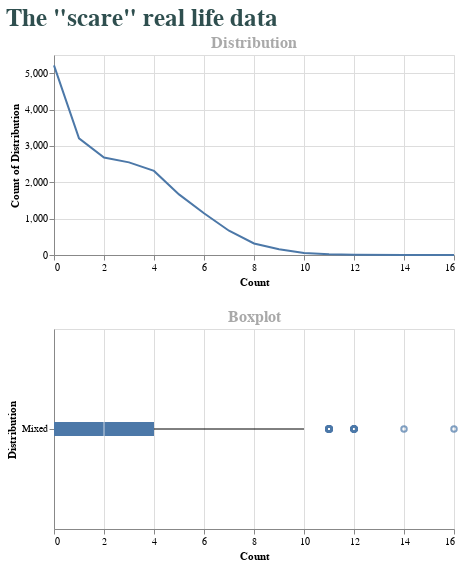

Notebook cell for this chart:
### Code cell
base = (
    alt.Chart(source)
    .transform_filter(alt.datum.distribution == "Mixed")
    .encode(x=alt.X("values:Q", title="Count"))
    .properties(width=400, height=200)
)

line = base.mark_line().encode(y=alt.Y("count()", title="Count of Distribution")).properties(title=subtitle("Distribution"))
boxplot = base.mark_boxplot().encode(y=alt.Y("distribution", title="Distribution")).properties(title=subtitle("Boxplot"))

alt.vconcat(line, boxplot).properties(title=title('The "scare" real life data'))

### Figure 1 — Vega specification as saved in the notebook (floating-point values rounded to 4 significant figures)
{"$schema": "https://vega.github.io/schema/vega/v5.json", "data": [{"name": "source_0"}, {"name": "data_0", "values": [{"__count": 2681, "values": 2}, {"__count": 5215, "values": 0}, {"__count": 667, "values": 7}, {"__count": 2547, "values": 3}, {"__count": 2312, "values": 4}, {"__count": 1148, "values": 6}, {"__count": 3208, "values": 1}, {"__count": 1666, "values": 5}, {"__count": 317, "values": 8}, {"__count": 52, "values": 10}, {"__count": 18, "values": 11}, {"__count": 158, "values": 9}, {"__count": 9, "values": 12}, {"__count": 1, "values": 14}, {"__count": 1, "values": 16}]}, {"name": "data_1"}, {"name": "data_2", "values": [{"distribution": "Mixed", "values": 11}, {"distribution": "Mixed", "values": 11}, {"distribution": "Mixed", "values": 11}, {"distribution": "Mixed", "values": 12}, {"distribution": "Mixed", "values": 11}, {"distribution": "Mixed", "values": 11}, {"distribution": "Mixed", "values": 12}, {"distribution": "Mixed", "values": 12}, {"distribution": "Mixed", "values": 11}, {"distribution": "Mixed", "values": 11}, {"distribution": "Mixed", "values": 11}, {"distribution": "Mixed", "values": 11}, {"distribution": "Mixed", "values": 11}, {"distribution": "Mixed", "values": 11}, {"distribution": "Mixed", "values": 14}, {"distribution": "Mixed", "values": 12}, {"distribution": "Mixed", "values": 12}, {"distribution": "Mixed", "values": 12}, {"distribution": "Mixed", "values": 12}, {"distribution": "Mixed", "values": 11}, {"distribution": "Mixed", "values": 11}, {"distribution": "Mixed", "values": 11}, {"distribution": "Mixed", "values": 11}, {"distribution": "Mixed", "values": 11}, {"distribution": "Mixed", "values": 12}, {"distribution": "Mixed", "values": 11}, {"distribution": "Mixed", "values": 16}, {"distribution": "Mixed", "values": 12}, {"distribution": "Mixed", "values": 11}]}, {"name": "data_3"}, {"name": "data_4", "values": [{"distribution": "Mixed", "lower_box_values": 0.0, "lower_whisker_values": 0, "upper_whisker_values": 10}]}, {"name": "data_5", "values": [{"distribution": "Mixed", "lower_whisker_values": 0, "upper_box_values": 4.0, "upper_whisker_values": 10}]}, {"name": "data_6"}, {"name": "data_7", "values": [{"distribution": "Mixed", "lower_box_values": 0.0, "max_values": 16, "mid_box_values": 2, "min_values": 0, "upper_box_values": 4.0}]}, {"name": "data_8", "values": [{"distribution": "Mixed", "lower_box_values": 0.0, "max_values": 16, "mid_box_values": 2, "min_values": 0, "upper_box_values": 4.0}]}, {"name": "data_0_concat_0_x_domain_values", "values": [{"min": 0, "max": 16}]}, {"name": "data_0_concat_0_y_domain___count", "values": [{"min": 1, "max": 5215}]}, {"name": "data_2_concat_1_y_domain_distribution_0", "values": [{"distribution": "Mixed"}]}, {"name": "data_4_concat_1_y_domain_distribution_1", "values": [{"distribution": "Mixed"}]}, {"name": "data_5_concat_1_y_domain_distribution_2", "values": [{"distribution": "Mixed"}]}, {"name": "data_7_concat_1_y_domain_distribution_3", "values": [{"distribution": "Mixed"}]}, {"name": "data_8_concat_1_y_domain_distribution_4", "values": [{"distribution": "Mixed"}]}], "signals": [{"name": "childHeight", "value": 200}], "marks": [{"type": "group", "name": "concat_0_group", "encode": {"update": {"height": {"signal": "childHeight"}, "width": {"signal": "width"}}}, "marks": [{"type": "line", "name": "concat_0_marks", "from": {"data": "data_0"}, "sort": {"field": "x"}, "encode": {"update": {"y": {"field": "__count", "scale": "concat_0_y"}, "stroke": {"value": "#4c78a8"}, "x": {"field": "values", "scale": "concat_0_x"}, "defined": {"signal": "isValid(datum[\"values\"]) && isFinite(+datum[\"values\"])"}}}, "style": ["line"]}], "axes": [{"scale": "concat_0_x", "aria": false, "grid": true, "tickCount": {"signal": "ceil(width/40)"}, "domain": false, "minExtent": 0, "zindex": 0, "maxExtent": 0, "labels": false, "gridScale": "concat_0_y", "orient": "bottom", "ticks": false}, {"scale": "concat_0_y", "domain": false, "minExtent": 0, "orient": "left", "labels": false, "aria": false, "ticks": false, "zindex": 0, "grid": true, "tickCount": {"signal": "ceil(childHeight/40)"}, "gridScale": "concat_0_x", "maxExtent": 0}, {"scale": "concat_0_x", "labelFlush": true, "labelOverlap": true, "orient": "bottom", "zindex": 0, "grid": false, "tickCount": {"signal": "ceil(width/40)"}, "title": "Count"}, {"scale": "concat_0_y", "orient": "left", "title": "Count of Distribution", "grid": false, "tickCount": {"signal": "ceil(childHeight/40)"}, "zindex": 0, "labelOverlap": true}], "title": {"text": "Distribution", "frame": "group", "color": "darkgrey", "fontSize": 16}, "style": "cell"}, {"type": "group", "name": "concat_1_group", "encode": {"update": {"width": {"signal": "width"}, "height": {"signal": "childHeight"}}}, "marks": [{"type": "symbol", "name": "concat_1_layer_0_layer_0_marks", "from": {"data": "data_2"}, "encode": {"update": {"fill": {"value": "transparent"}, "x": {"field": "values", "scale": "concat_1_x"}, "y": {"field": "distribution", "scale": "concat_1_y", "band": 0.5}, "opacity": {"value": 0.7}, "stroke": {"value": "#4c78a8"}}}, "style": ["point", "boxplot-outliers"]}, {"type": "rule", "name": "concat_1_layer_0_layer_1_layer_0_marks", "from": {"data": "data_4"}, "encode": {"update": {"stroke": {"value": "black"}, "y": {"field": "distribution", "scale": "concat_1_y", "band": 0.5}, "x": {"field": "lower_whisker_values", "scale": "concat_1_x"}, "tooltip": {"signal": "{\"Upper Whisker of Count\": format(datum[\"upper_whisker_values\"], \"\"), \"Lower Whisker of Count\": format(datum[\"lower_whisker_values\"], \"\"), \"Distribution\": isValid(datum[\"distribution\"]) ? datum[\"distribution\"] : \"\"+datum[\"distribution\"]}"}, "x2": {"field": "lower_box_values", "scale": "concat_1_x"}}}, "aria": false, "style": ["rule", "boxplot-rule"]}, {"type": "rule", "name": "concat_1_layer_0_layer_1_layer_1_marks", "from": {"data": "data_5"}, "encode": {"update": {"x2": {"field": "upper_whisker_values", "scale": "concat_1_x"}, "stroke": {"value": "black"}, "tooltip": {"signal": "{\"Upper Whisker of Count\": format(datum[\"upper_whisker_values\"], \"\"), \"Lower Whisker of Count\": format(datum[\"lower_whisker_values\"], \"\"), \"Distribution\": isValid(datum[\"distribution\"]) ? datum[\"distribution\"] : \"\"+datum[\"distribution\"]}"}, "x": {"field": "upper_box_values", "scale": "concat_1_x"}, "y": {"field": "distribution", "scale": "concat_1_y", "band": 0.5}}}, "style": ["rule", "boxplot-rule"], "aria": false}, {"type": "rect", "name": "concat_1_layer_1_layer_0_marks", "from": {"data": "data_7"}, "encode": {"update": {"tooltip": {"signal": "{\"Max of Count\": format(datum[\"max_values\"], \"\"), \"Q3 of Count\": format(datum[\"upper_box_values\"], \"\"), \"Median of Count\": format(datum[\"mid_box_values\"], \"\"), \"Q1 of Count\": format(datum[\"lower_box_values\"], \"\"), \"Min of Count\": format(datum[\"min_values\"], \"\"), \"Distribution\": isValid(datum[\"distribution\"]) ? datum[\"distribution\"] : \"\"+datum[\"distribution\"]}"}, "x": {"field": "lower_box_values", "scale": "concat_1_x"}, "fill": {"value": "#4c78a8"}, "x2": {"field": "upper_box_values", "scale": "concat_1_x"}, "height": {"value": 14}, "yc": {"field": "distribution", "scale": "concat_1_y", "band": 0.5}}}, "style": ["bar", "boxplot-box"]}, {"type": "rect", "name": "concat_1_layer_1_layer_1_marks", "from": {"data": "data_8"}, "encode": {"update": {"fill": [{"value": "#4c78a8", "test": "datum['lower_box_values'] >= datum['upper_box_values']"}, {"value": "white"}], "height": {"value": 14}, "width": {"value": 1}, "yc": {"field": "distribution", "scale": "concat_1_y", "band": 0.5}, "opacity": {"value": 0.7}, "xc": {"field": "mid_box_values", "scale": "concat_1_x"}, "tooltip": {"signal": "{\"Max of Count\": format(datum[\"max_values\"], \"\"), \"Q3 of Count\": format(datum[\"upper_box_values\"], \"\"), \"Median of Count\": format(datum[\"mid_box_values\"], \"\"), \"Q1 of Count\": format(datum[\"lower_box_values\"], \"\"), \"Min of Count\": format(datum[\"min_values\"], \"\"), \"Distribution\": isValid(datum[\"distribution\"]) ? datum[\"distribution\"] : \"\"+datum[\"distribution\"]}"}}}, "style": ["tick", "boxplot-median"], "aria": false}], "axes": [{"scale": "concat_1_x", "gridScale": "concat_1_y", "maxExtent": 0, "grid": true, "orient": "bottom", "aria": false, "tickCount": {"signal": "ceil(width/40)"}, "minExtent": 0, "ticks": false, "zindex": 0, "labels": false, "domain": false}, {"scale": "concat_1_x", "labelOverlap": true, "zindex": 0, "title": "Count", "grid": false, "labelFlush": true, "orient": "bottom", "tickCount": {"signal": "ceil(width/40)"}}, {"scale": "concat_1_y", "grid": false, "zindex": 0, "orient": "left", "title": "Distribution"}], "title": {"text": "Boxplot", "fontSize": 16, "frame": "group", "color": "darkgrey"}, "style": "cell"}], "scales": [{"name": "concat_0_x", "type": "linear", "domain": [{"signal": "(data(\"data_0_concat_0_x_domain_values\")[0] || {}).min"}, {"signal": "(data(\"data_0_concat_0_x_domain_values\")[0] || {}).max"}], "range": [0, {"signal": "width"}], "zero": false, "nice": true}, {"name": "concat_0_y", "type": "linear", "domain": [{"signal": "(data(\"data_0_concat_0_y_domain___count\")[0] || {}).min"}, {"signal": "(data(\"data_0_concat_0_y_domain___count\")[0] || {}).max"}], "range": [{"signal": "childHeight"}, 0], "nice": true, "zero": true}, {"name": "concat_1_x", "type": "linear", "domain": {"fields": [{"data": "data_2", "field": "values"}, {"data": "data_4", "field": "lower_whisker_values"}, {"data": "data_4", "field": "lower_box_values"}, {"data": "data_5", "field": "upper_box_values"}, {"data": "data_5", "field": "upper_whisker_values"}, {"data": "data_7", "field": "lower_box_values"}, {"data": "data_7", "field": "upper_box_values"}, {"data": "data_8", "field": "mid_box_values"}]}, "range": [0, {"signal": "width"}], "nice": true, "zero": true}, {"name": "concat_1_y", "type": "band", "domain": {"fields": [{"data": "data_2_concat_1_y_domain_distribution_0", "field": "distribution"}, {"data": "data_4_concat_1_y_domain_distribution_1", "field": "distribution"}, {"data": "data_5_concat_1_y_domain_distribution_2", "field": "distribution"}, {"data": "data_7_concat_1_y_domain_distribution_3", "field": "distribution"}, {"data": "data_8_concat_1_y_domain_distribution_4", "field": "distribution"}], "sort": true}, "range": [0, {"signal": "childHeight"}], "paddingInner": 0, "paddingOuter": 0}], "title": {"text": "The \"scare\" real life data", "fontSize": 25, "color": "darkslategrey", "anchor": "start"}, "padding": 5, "layout": {"padding": 20, "columns": 1, "bounds": "full", "align": "each"}, "background": "white", "width": 400}
